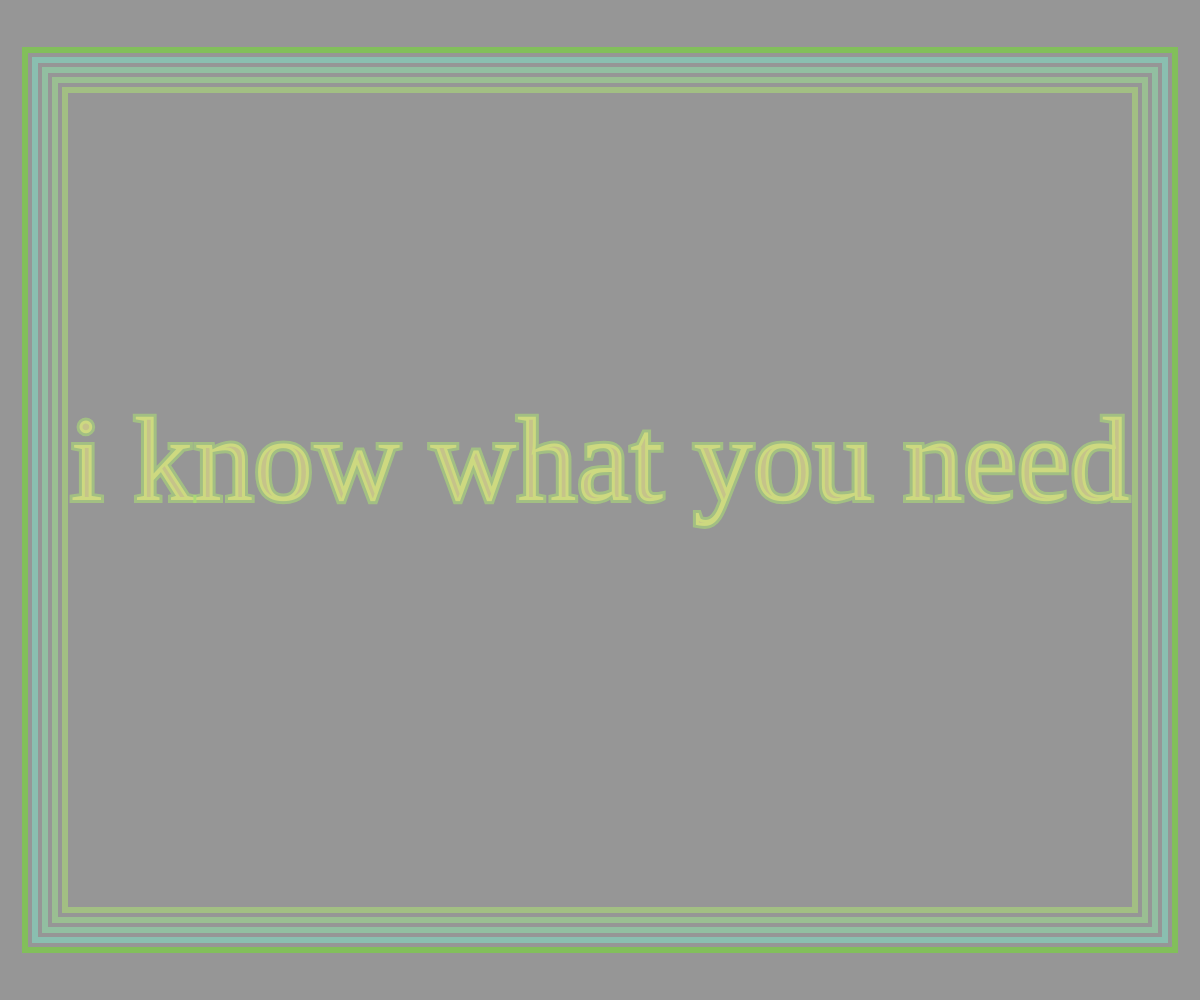
Frame 1 (no input)
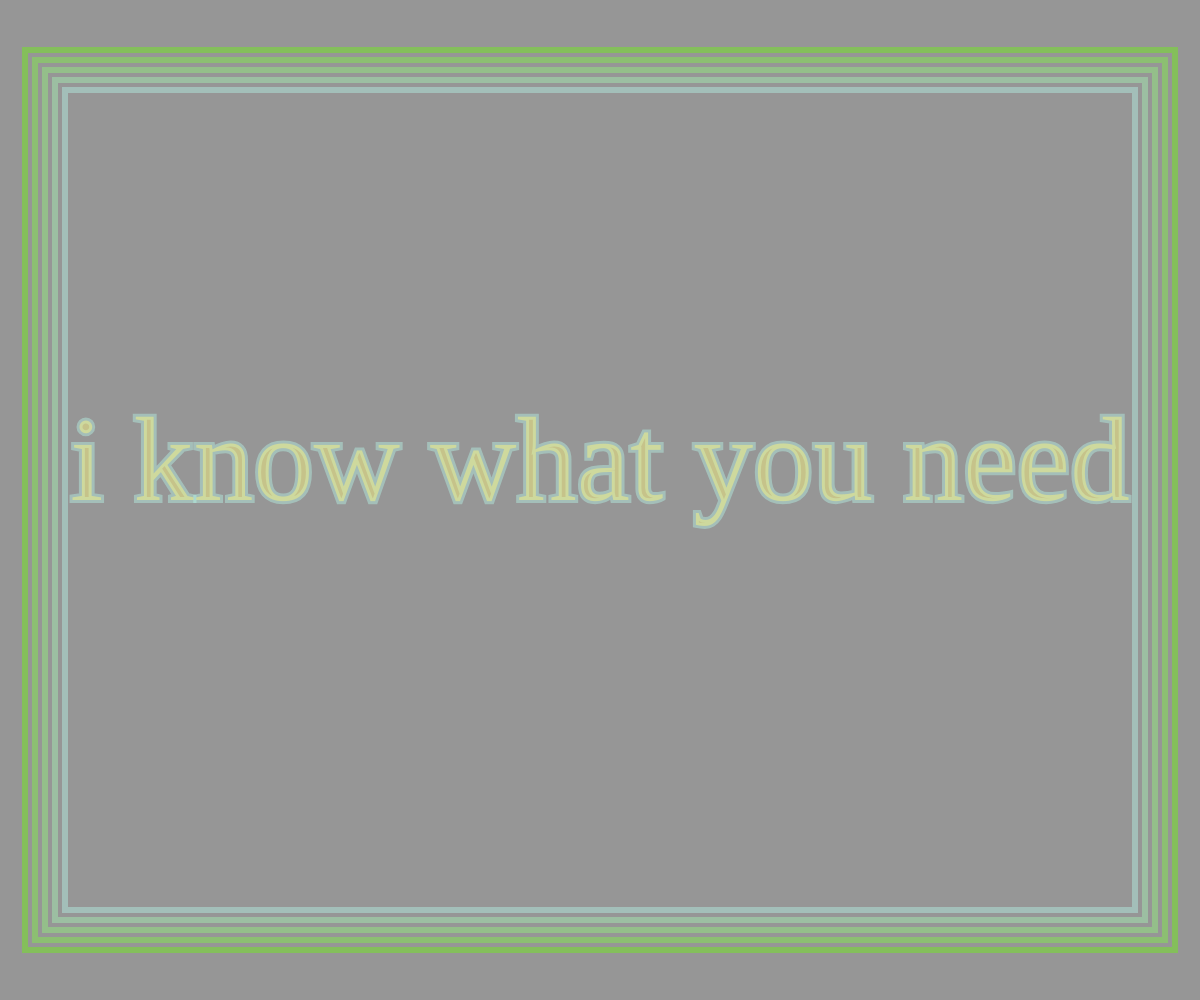
Frame 60 (no input)
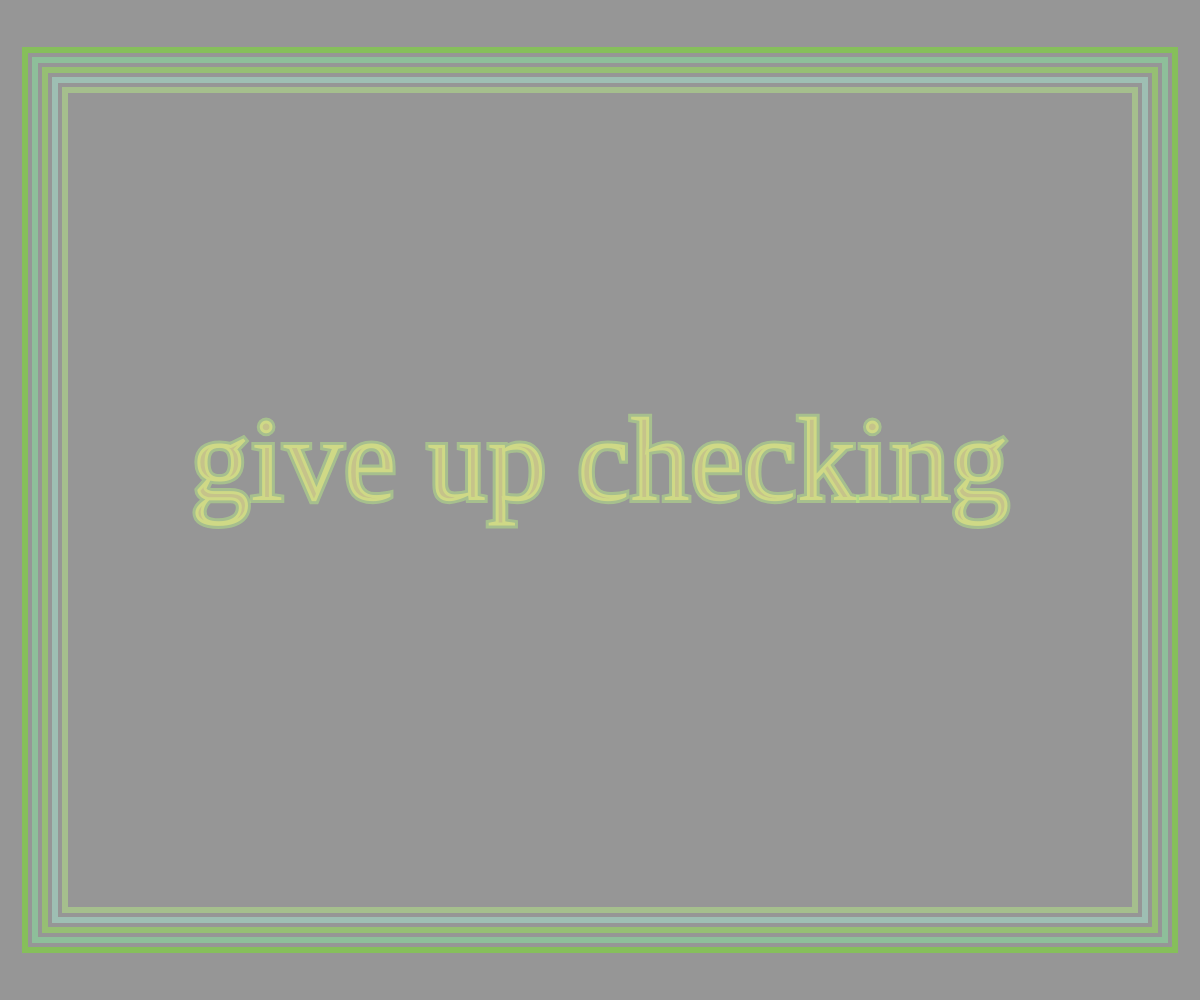
Frame 120 (the mouse pressed at the canvas centre since frame 60)

The p5.js sketch that drew these frames (run headless with seeded random() and noise() and a simulated clock; from frame 60 on, the mouse is pressed at the canvas centre):

// p5.js sketch
// ── sketch.js
function setup() {
  createCanvas(windowWidth, windowHeight);
  textFont("Ranga");
}

lastTimeChanged = null;
poemIndex = 0;

function draw() {
  background(150);
  
  rectMode(CENTER);
  strokeWeight(6);
  noFill();
  
  seconds = millis()/1000;
  change = map(sin(seconds * .05), -1, 1, 0, 200);
  for(i=0; i<100; i+=20){
    stroke(change + i % 255,255,change * i % 255, 100);
    rect(windowWidth/2, windowHeight/2, windowWidth- 50 - i, windowHeight- 100 - i);
  }

// stroke(1);
 fill(252, 246, 126, 120);
 textAlign(CENTER);
 
 var poemFunctions = [poem1, poem2, poem3,poem4,poem5,poem6,poem7,poem8,poem9,poem10];
 if (millis() - lastTimeChanged >= 2000) {
    poemIndex = poemIndex + 1;
    if(poemIndex == poemFunctions.length) poemIndex = 0;
    lastTimeChanged = millis();
 }
 poemFunctions[poemIndex]();
  
}

function poem1() {
  textSize(120);
  text("i know what you need",width/2, height/2);
}

function poem2(){
  textSize(120);
  text("give up checking", width/2, height/2);
}

function poem3(){
  textSize(120);
  text("give up reaching", width/2, height/2);
}

function poem4(){
  textSize(120);
  text("give up smiling", width/2, height/2);
}

function poem5(){
  textSize(75);
  text("give up anything that flattens you", width/2, height/2);
}

function poem6(){
  textSize(120);
  text("what you need is insane", width/2, height/2);
}

function poem7(){
  textSize(120);
  text("what you need is easy", width/2, height/2);
}

function poem8(){
  textSize(70);
  text("you knew it once but got bored of it", width/2, height/2);
}

function poem9(){
  textSize(90);
  text("drop to your knees then go lower", width/2, height/2);
}

function poem10(){
  textSize(50);
  flicker = random(100,255)
  fill(random(100,170),0, flicker);
  text("what you need is at the center of the earth of you", width/2, height/2);
}
